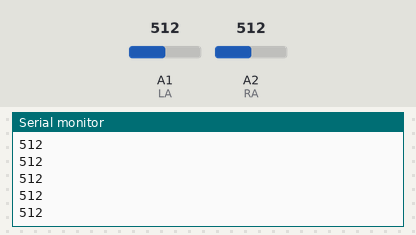
Bench run of a sketch on a simulated Arduino Uno, built with avr-gcc and run on an emulated ATmega328P. Shown: the last lines printed to the serial monitor. The test bench sets the inputs (shaded band); at power-on: A1 (LA) = 512, A2 (RA) = 512.

Above: at 1.2 s.
1.3 s: A1 (LA) set to 716
At 1.32 s:
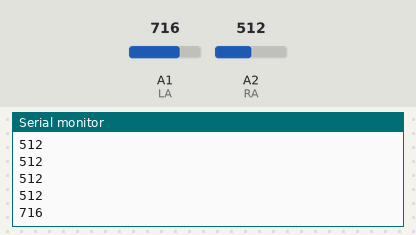
2.8 s: A1 (LA) set to 900
At 2.82 s:
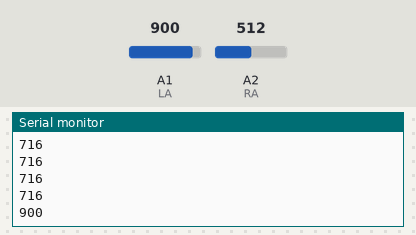
Timing chart, 0 to 5.8 s (numbered marks = the images above; inputs shaded):
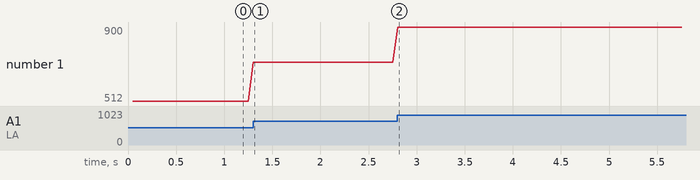

Measured:
- after the input at 1.3 s, the serial monitor: prints a new line at once (image 1)
- after the input at 2.8 s, the serial monitor: prints a new line at once (image 2)
- plotted number 1: 512 → 716 after the input at 1.3 s, 716 → 900 after the input at 2.8 s

The sketch:

PlotRadar.ino
```cpp
// ===== Антенны (аналоги) =====
#define RA A2  // Правая антенна
#define LA A1  // Левая антенна

// ===== Глобальные переменные для антенн =====
int Rvalue = 0;
int Lvalue = 0;
int DeadBand = 20;

// Для периодического чтения антенн
unsigned long previousMillis = 0;
const unsigned long btwnMeasure = 50; // интервал (мс) между измерениями

// ----------------------------------------------------------------------------
// Функция определения направления (moveLogic), исходя из разницы сигналов
// ----------------------------------------------------------------------------
void CalculateDirection() {

  Rvalue = analogRead(RA);
  Lvalue = analogRead(LA);

  //int Y = (Rvalue + Lvalue)/2;
  Serial.println(Lvalue);
}

// ----------------------------------------------------------------------------
// Стандартные функции setup() и loop()
// ----------------------------------------------------------------------------
void setup() {
  // Инициализация Serial для отладки
  Serial.begin(9600);
}

void loop() {
  unsigned long currentMillis = millis();

  // Периодически считываем данные с антенн
  if (currentMillis - previousMillis >= btwnMeasure) {
    previousMillis = currentMillis;
    CalculateDirection();
  }
}
```
